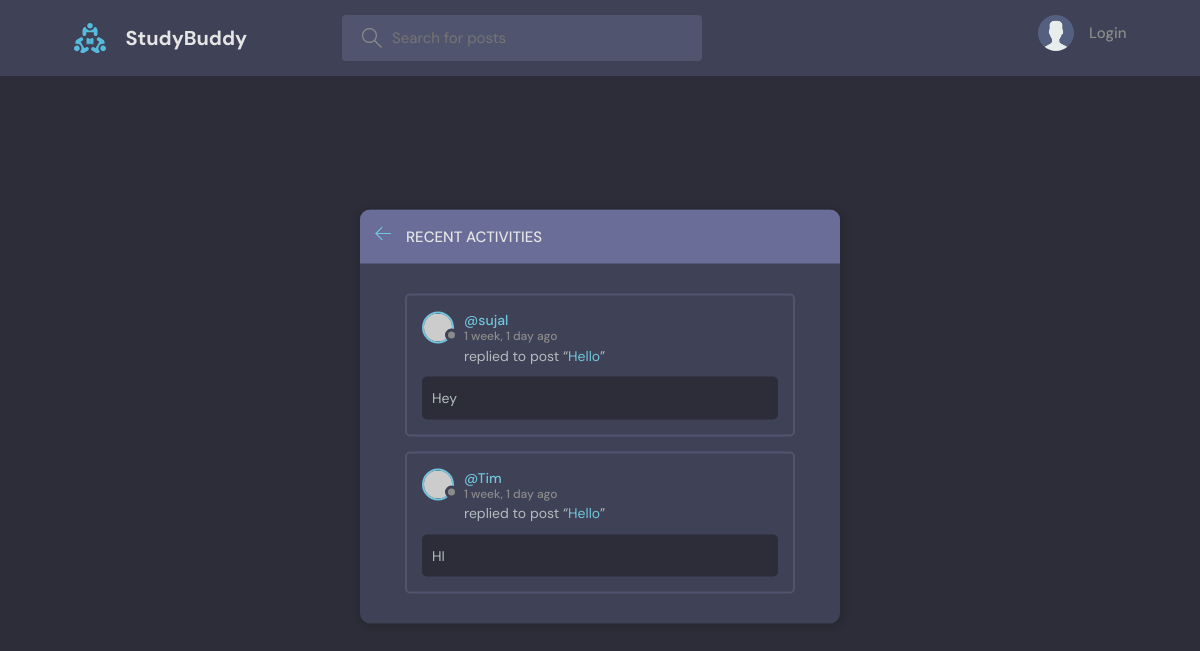
The page /activity/ on the database as committed earlier.
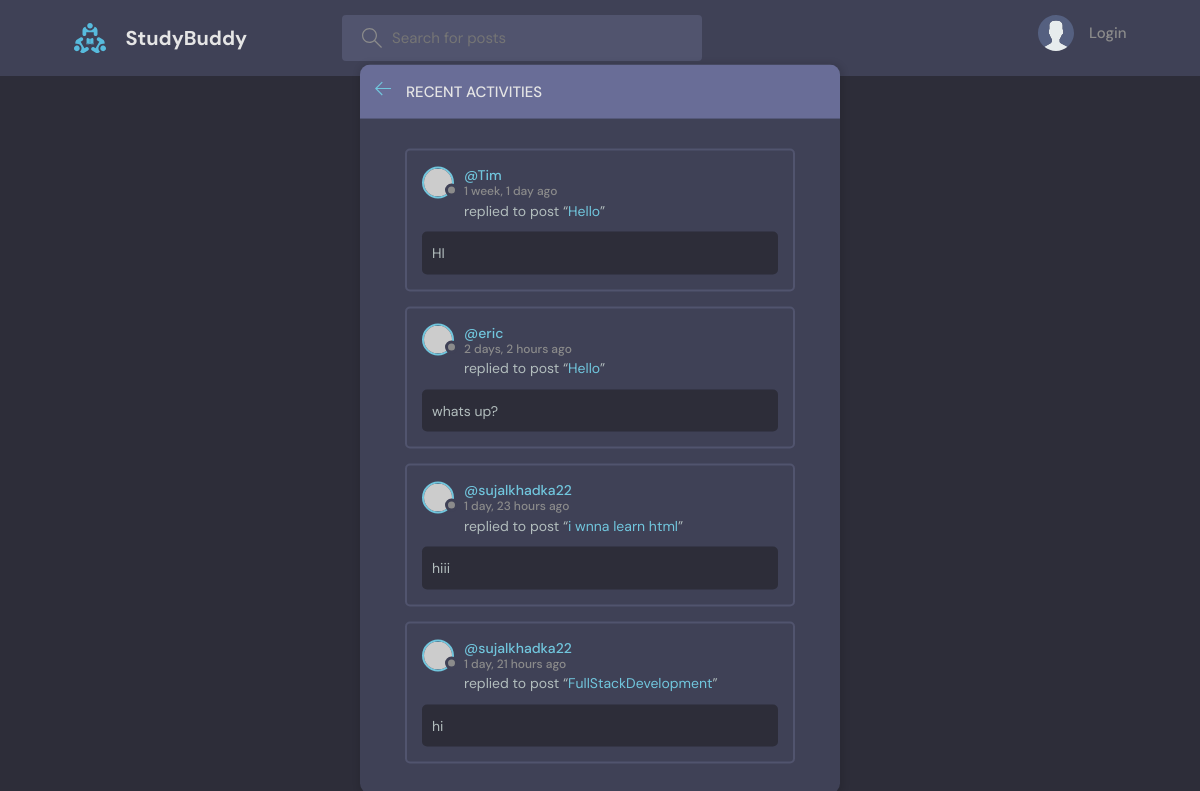
The same page on the database as committed later.
### base/models.py (models this page shows, shortened)
class Message(models.Model):
    user = models.ForeignKey(User, on_delete=models.CASCADE)
    room = models.ForeignKey(Room, on_delete=models.CASCADE)
    body = models.TextField()
    updated = models.DateTimeField(auto_now=True)
    created = models.DateTimeField(auto_now_add=True)

class Room(models.Model):
    host = models.ForeignKey(User, on_delete=models.SET_NULL, null=True)
    topic = models.ForeignKey(Topic, on_delete=models.SET_NULL, null=True)
    name = models.CharField(max_length=200)
    description = models.TextField(null=True, blank=True)
    participants = models.ManyToManyField(User, related_name="participants", blank=True)
    updated = models.DateTimeField(auto_now=True)
    created = models.DateTimeField(auto_now_add=True)
    class Meta:
        ordering = ["-updated", "-created"]

### base/views.py (the view)
# urls.py: path("activity/", views.activityPage, name="activity"),
def activityPage(request):
    room_messages = Message.objects.all()
    return render(request, "base/activity.html", {"room_messages": room_messages})

### base/templates/base/activity.html (shortened to what this page needs)
{% extends 'main.html' %} {% block content %}
<main class="layout">
  <div class="container">
    <div class="layout__box">
      <div class="layout__boxHeader">
        <div class="layout__boxTitle">
          <a href="{% url 'home' %}">
            <svg
              version="1.1"
              xmlns="http://www.w3.org/2000/svg"
              width="32"
              height="32"
              viewBox="0 0 32 32"
            >
              <title>arrow-left</title>
              <path
                d="M13.723 2.286l-13.723 13.714 13.719 13.714 1.616-1.611-10.96-10.96h27.625v-2.286h-27.625l10.965-10.965-1.616-1.607z"
              ></path>
            </svg>
          </a>
          <h3>Recent Activities</h3>
        </div>
      </div>
      <div class="activities-page layout__body">
        {% for message in room_messages %}
        <div class="activities__box">
          <div class="activities__boxHeader roomListRoom__header">
            <a
              href="{% url 'user-profile' message.user.id %}"
              class="roomListRoom__author"
            >
              <div class="avatar avatar--small">
                <img src="https://randomuser.me/api/portraits/women/11.jpg" />
              </div>
              <p>
                @{{message.user.username}}
                <span>{{message.created|timesince}} ago</span>
              </p>
            </a>
          </div>
          <div class="activities__boxContent">
            <p>
              replied to post “<a href="{% url 'room' message.room.id %}"
                >{{message.room.name}}</a
              >”
            </p>
            <div class="activities__boxRoomContent">{{message.body}}</div>
          </div>
        </div>
        {% endfor %}
      </div>
    </div>
  </div>
</main>
{% endblock %}

Rows that differ between the two databases and show on the page:
removed Message: user.username "sujal", created "1 week, 1 day", room.name "Hello", body "Hey"
added Message: user.username "eric", created "2 days, 2 hours", room.name "Hello", body "whats up?"
added Message: user.username "sujalkhadka22", created "1 day, 23 hours", room.name "i wnna learn html", body "hiii"
added Message: user.username "sujalkhadka22", created "1 day, 21 hours", room.name "FullStackDevelopment", body "hi"
